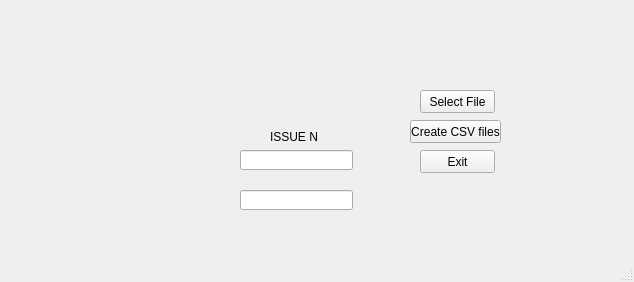
<?xml version="1.0" encoding="UTF-8"?>
<ui version="4.0">
 <class>MainWindow</class>
 <widget class="QMainWindow" name="MainWindow">
  <property name="geometry">
   <rect>
    <x>0</x>
    <y>0</y>
    <width>634</width>
    <height>282</height>
   </rect>
  </property>
  <property name="windowTitle">
   <string>PEI Excel to CSV</string>
  </property>
  <property name="styleSheet">
   <string notr="true">red</string>
  </property>
  <widget class="QWidget" name="centralwidget">
   <property name="styleSheet">
    <string notr="true"> </string>
   </property>
   <widget class="QPushButton" name="exitWindow">
    <property name="geometry">
     <rect>
      <x>420</x>
      <y>150</y>
      <width>75</width>
      <height>23</height>
     </rect>
    </property>
    <property name="text">
     <string>Exit</string>
    </property>
   </widget>
   <widget class="QLabel" name="label">
    <property name="geometry">
     <rect>
      <x>270</x>
      <y>130</y>
      <width>47</width>
      <height>13</height>
     </rect>
    </property>
    <property name="text">
     <string>ISSUE NO</string>
    </property>
   </widget>
   <widget class="QPushButton" name="createCSV">
    <property name="geometry">
     <rect>
      <x>410</x>
      <y>120</y>
      <width>91</width>
      <height>23</height>
     </rect>
    </property>
    <property name="text">
     <string>Create CSV files</string>
    </property>
   </widget>
   <widget class="QLineEdit" name="issueNo">
    <property name="geometry">
     <rect>
      <x>240</x>
      <y>150</y>
      <width>113</width>
      <height>20</height>
     </rect>
    </property>
   </widget>
   <widget class="QPushButton" name="chooseFile">
    <property name="geometry">
     <rect>
      <x>420</x>
      <y>90</y>
      <width>75</width>
      <height>23</height>
     </rect>
    </property>
    <property name="text">
     <string>Select File</string>
    </property>
   </widget>
   <widget class="QLineEdit" name="selectedFile">
    <property name="geometry">
     <rect>
      <x>240</x>
      <y>190</y>
      <width>113</width>
      <height>20</height>
     </rect>
    </property>
   </widget>
  </widget>
  <widget class="QMenuBar" name="menubar">
   <property name="geometry">
    <rect>
     <x>0</x>
     <y>0</y>
     <width>634</width>
     <height>21</height>
    </rect>
   </property>
  </widget>
  <widget class="QStatusBar" name="statusbar"/>
 </widget>
 <resources/>
 <connections/>
</ui>
